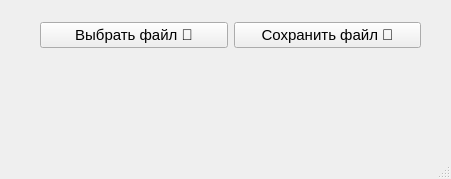
<?xml version="1.0" encoding="UTF-8"?>
<ui version="4.0">
    <class>MainWindow</class>
    <widget class="QMainWindow" name="MainWindow">
        <property name="geometry">
            <rect>
                <x>0</x>
                <y>0</y>
                <width>451</width>
                <height>179</height>
            </rect>
        </property>
        <property name="windowTitle">
            <string>Cut_Sound</string>
        </property>
        <widget class="QWidget" name="centralwidget">
            <widget class="QLabel" name="label">
                <property name="geometry">
                    <rect>
                        <x>40</x>
                        <y>80</y>
                        <width>381</width>
                        <height>51</height>
                    </rect>
                </property>
                <property name="font">
                    <font>
                        <pointsize>11</pointsize>
                    </font>
                </property>
                <property name="text">
                    <string/>
                </property>
            </widget>
            <widget class="QWidget" name="layoutWidget">
                <property name="geometry">
                    <rect>
                        <x>40</x>
                        <y>10</y>
                        <width>381</width>
                        <height>51</height>
                    </rect>
                </property>
                <layout class="QHBoxLayout" name="horizontalLayout">
                    <item>
                        <widget class="QPushButton" name="pushButton_2">
                            <property name="font">
                                <font>
                                    <pointsize>11</pointsize>
                                </font>
                            </property>
                            <property name="text">
                                <string>Выбрать файл 📁</string>
                            </property>
                        </widget>
                    </item>
                    <item>
                        <widget class="QPushButton" name="pushButton">
                            <property name="font">
                                <font>
                                    <pointsize>11</pointsize>
                                </font>
                            </property>
                            <property name="text">
                                <string>Сохранить файл 📩</string>
                            </property>
                        </widget>
                    </item>
                </layout>
            </widget>
        </widget>
        <widget class="QMenuBar" name="menubar">
            <property name="geometry">
                <rect>
                    <x>0</x>
                    <y>0</y>
                    <width>451</width>
                    <height>21</height>
                </rect>
            </property>
        </widget>
        <widget class="QStatusBar" name="statusbar"/>
    </widget>
    <resources/>
    <connections/>
</ui>
